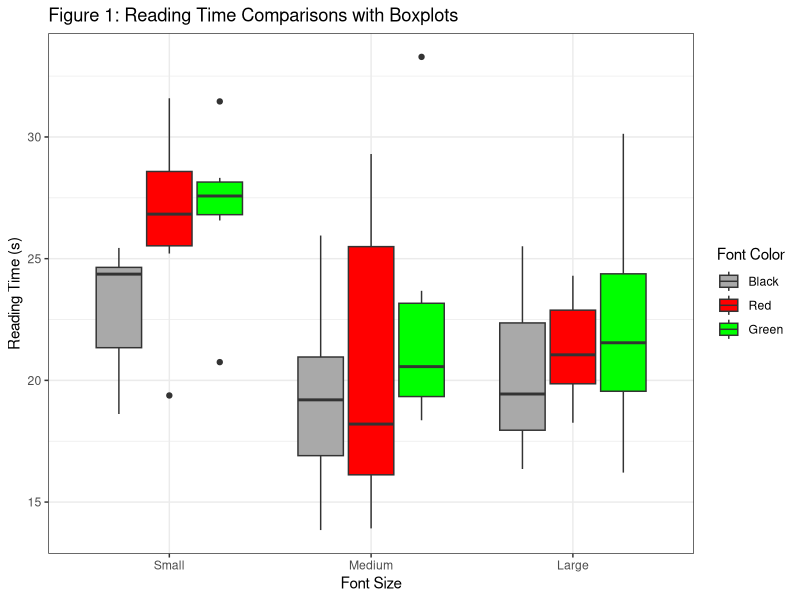
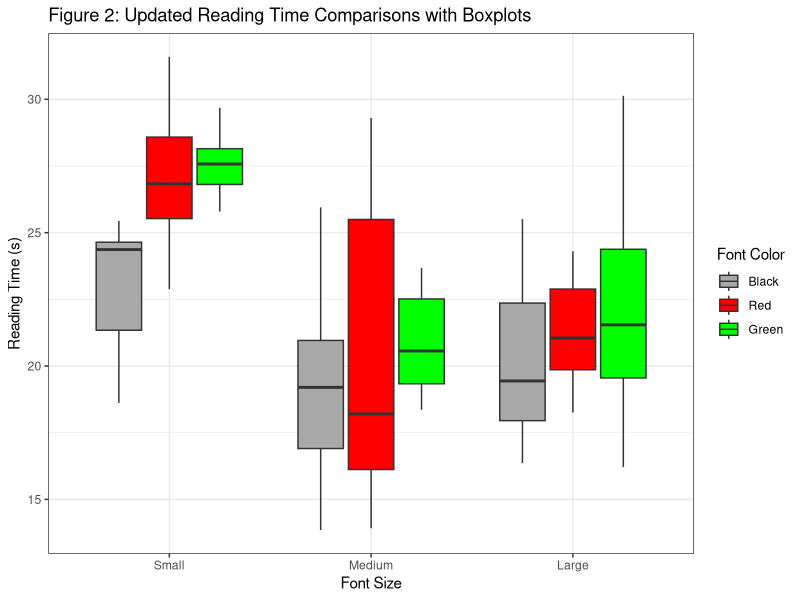
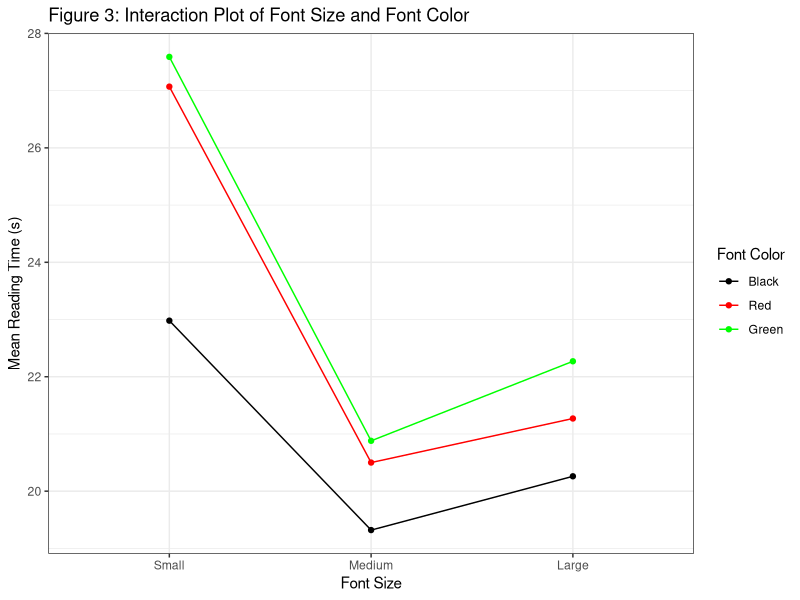

Here is the R script that generated these plots, in order:
## ---- chunk 1
knitr::opts_chunk$set(message = FALSE)
knitr::opts_chunk$set(warning = FALSE)
knitr::opts_chunk$set(error = FALSE)

## ---- chunk 2
library(car)
library(emmeans)
library(tidyverse)
library(knitr)
library(broom)

## ---- chunk 3
# randomizing assignments
set.seed(21)

text_settings <- c("black, small", "black, medium", "black, large",
                   "red, small", "red, medium", "red, large",
                   "green, small", "green, medium", "green, large")

treatments <- rep(text_settings, each = 6)

sample(treatments)

## ---- chunk 4
# get factors in their own columns
# font color levels (highest to lowest contrast against white background): black (-1), red (0), green (1)
# font size levels (smallest to largest font): small (-1), medium (0), large (1)
data <- read.csv("Final_Data.csv")

read_speed <- data |>
  mutate("Font Color" = factor(Text.Settings,
                               levels = c("black, small", "black, medium", "black, large",
                                          "red, small", "red, medium", "red, large",
                                          "green, small", "green, medium", "green, large"),
                               labels = rep(c("Black", "Red", "Green"), each = 3)),
         "Font Size" = factor(Text.Settings,
                              levels = c("black, small", "black, medium", "black, large",
                                          "red, small", "red, medium", "red, large",
                                          "green, small", "green, medium", "green, large"),
                              labels = rep(c("Small", "Medium", "Large"), times = 3))) |>
  rename("Time" = Time..s.) |>
  select(`Font Size`, `Font Color`, `Time`)

kable(head(read_speed, n = 9),
      caption = "Reading Time by Factors Data Collection")

## ---- chunk 5
# get key summary stats of our data
summary_stats <- read_speed |>
  group_by(`Font Size`, `Font Color`) |>
  summarise(Mean = round(mean(Time), 2),
            SD = round(sd(Time), 2))

kable(summary_stats,
      col.names = c("Font Size", "Font Color", "Mean (s)", "SD (s)"),
      caption = "Summary Statistics of Reading Time by Treatment Group (n = 6)")

## ---- chunk 6
# boxplots to compare means
ggplot(read_speed, aes(x = `Font Size`,
                       y = `Time`,
                       fill = `Font Color`)) +
  scale_fill_manual(values = c("darkgray", "red", "green")) +
  geom_boxplot() + 
  labs(y = "Reading Time (s)",
       title = "Figure 1: Reading Time Comparisons with Boxplots") +
  theme_bw()

## ---- chunk 7
# remove outliers based on box plot

# outlier small/red is the min
outliers_sr <- read_speed |>
  filter(`Font Size` == "Small", `Font Color` == "Red")

read_speed1 <- outliers_sr |>
  filter(Time == min(outliers_sr$Time))

# outlier small/green is both the min and max
outliers_sg <- read_speed |>
  filter(`Font Size` == "Small", `Font Color` == "Green")

read_speed2 <- outliers_sg |>
  filter(Time == max(outliers_sg$Time) |
         Time == min(outliers_sg$Time))

# outlier medium/green is the max
outliers_mg <- read_speed |>
  filter(`Font Size` == "Medium", `Font Color` == "Green")

read_speed3 <- outliers_mg |>
  filter(Time == max(outliers_mg$Time))

read_speed_clean <- read_speed |>
  filter(Time != read_speed1$Time &
          Time != read_speed2$Time[1] &
          Time != read_speed2$Time[2] &
          Time != read_speed3$Time)

read_speed_new <- read_speed_clean |>
  add_row(`Font Size` = as.factor(c("Small", "Small", "Small", "Medium")),
          `Font Color` = as.factor(c("Green", "Red", "Green", "Green")),
          Time = c(29.68, 22.88, 25.79, 22.81))

# new summary statistics
summary_stats_new <- read_speed_new |>
  group_by(`Font Size`, `Font Color`) |>
  summarise(Mean = round(mean(Time), 2),
            SD = round(sd(Time), 2))

kable(summary_stats_new,
      col.names = c("Font Size", "Font Color", "Mean (s)", "SD (s)"),
      caption = "Updated Summary Statistics of Reading Time by Treatment Group (n = 6)")

# new boxplot w/o outliers
ggplot(read_speed_new, aes(x = `Font Size`,
                             y = `Time`,
                             fill = `Font Color`)) +
  scale_fill_manual(values = c("darkgray", "red", "green")) +
  geom_boxplot() + 
  labs(y = "Reading Time (s)",
       title = "Figure 2: Updated Reading Time Comparisons with Boxplots") +
  theme_bw()
## ---- chunk 8
# interaction plot
ggplot(summary_stats_new, aes(x = `Font Size`,
                          y = Mean,
                          color = `Font Color`,
                          group = `Font Color`)) +
  scale_color_manual(values = c("black", "red", "green")) +
  geom_point() +
  geom_line() +
  labs(y = "Mean Reading Time (s)",
       title = "Figure 3: Interaction Plot of Font Size and Font Color") + 
  theme_bw()

## ---- chunk 9
# generate ANOVA table
anova <- aov(`Time` ~ `Font Size` * `Font Color`, read_speed_new)

kable(tidy(anova),
      digits = 3,
      col.names = c("Sources of Variation", "degrees of freedom", "Sum of Squares", "Mean Square", "F", "p-value"),
      caption = "ANOVA Table")
